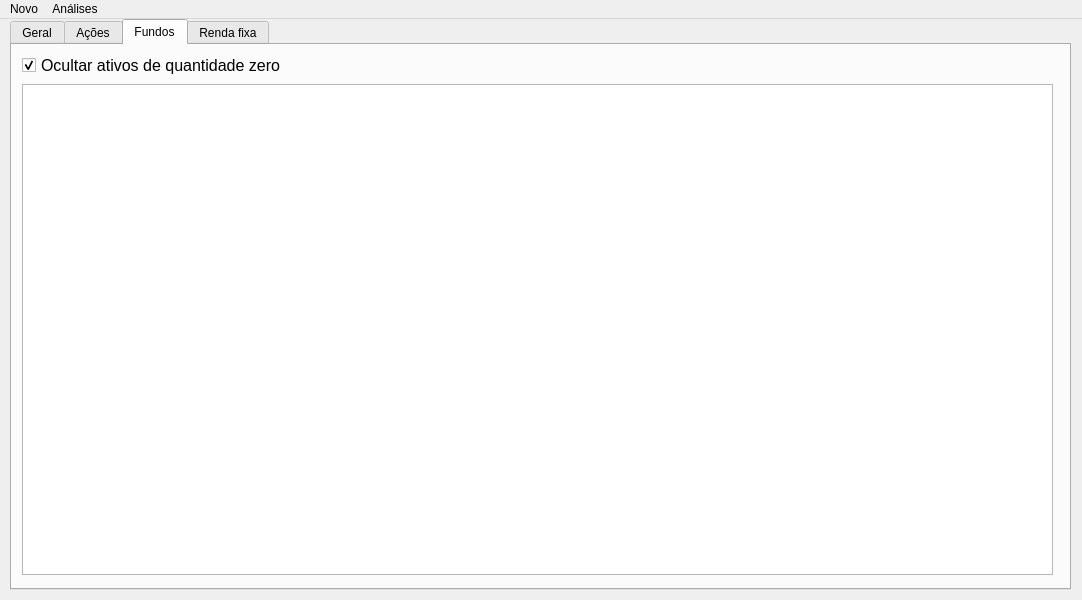
<?xml version="1.0" encoding="UTF-8"?>
<ui version="4.0">
 <class>MainWindow</class>
 <widget class="QMainWindow" name="MainWindow">
  <property name="geometry">
   <rect>
    <x>0</x>
    <y>0</y>
    <width>1082</width>
    <height>600</height>
   </rect>
  </property>
  <property name="windowTitle">
   <string>Análise de investimentos</string>
  </property>
  <widget class="QWidget" name="centralwidget">
   <widget class="QTabWidget" name="tabWidget">
    <property name="geometry">
     <rect>
      <x>10</x>
      <y>0</y>
      <width>1061</width>
      <height>571</height>
     </rect>
    </property>
    <property name="currentIndex">
     <number>2</number>
    </property>
    <widget class="QWidget" name="tab_general">
     <attribute name="title">
      <string>Geral</string>
     </attribute>
    </widget>
    <widget class="QWidget" name="tab_stocks">
     <attribute name="title">
      <string>Ações</string>
     </attribute>
     <widget class="QTableWidget" name="tableWidget_stocks">
      <property name="geometry">
       <rect>
        <x>10</x>
        <y>39</y>
        <width>1031</width>
        <height>491</height>
       </rect>
      </property>
     </widget>
     <widget class="QCheckBox" name="checkBox_hideAssets">
      <property name="geometry">
       <rect>
        <x>10</x>
        <y>10</y>
        <width>341</width>
        <height>21</height>
       </rect>
      </property>
      <property name="font">
       <font>
        <pointsize>12</pointsize>
       </font>
      </property>
      <property name="text">
       <string>Ocultar ativos de quantidade zero</string>
      </property>
      <property name="checked">
       <bool>true</bool>
      </property>
     </widget>
    </widget>
    <widget class="QWidget" name="tab_funds">
     <attribute name="title">
      <string>Fundos</string>
     </attribute>
     <widget class="QTableWidget" name="tableWidget_funds">
      <property name="geometry">
       <rect>
        <x>10</x>
        <y>39</y>
        <width>1031</width>
        <height>491</height>
       </rect>
      </property>
     </widget>
     <widget class="QCheckBox" name="checkBox_hideFounds">
      <property name="geometry">
       <rect>
        <x>10</x>
        <y>10</y>
        <width>341</width>
        <height>21</height>
       </rect>
      </property>
      <property name="font">
       <font>
        <pointsize>12</pointsize>
       </font>
      </property>
      <property name="text">
       <string>Ocultar ativos de quantidade zero</string>
      </property>
      <property name="checked">
       <bool>true</bool>
      </property>
     </widget>
    </widget>
    <widget class="QWidget" name="tab_fixedIncome">
     <attribute name="title">
      <string>Renda fixa</string>
     </attribute>
     <widget class="QTableWidget" name="tableWidget_fixedIncome">
      <property name="geometry">
       <rect>
        <x>10</x>
        <y>10</y>
        <width>1031</width>
        <height>521</height>
       </rect>
      </property>
     </widget>
    </widget>
   </widget>
  </widget>
  <widget class="QMenuBar" name="menubar">
   <property name="geometry">
    <rect>
     <x>0</x>
     <y>0</y>
     <width>1082</width>
     <height>21</height>
    </rect>
   </property>
   <widget class="QMenu" name="menuNew">
    <property name="title">
     <string>Novo</string>
    </property>
    <addaction name="actionTransaction"/>
    <addaction name="actionYield"/>
    <addaction name="actionReorganization"/>
    <addaction name="separator"/>
    <addaction name="actionFixedIncome"/>
   </widget>
   <widget class="QMenu" name="menuAnalysis">
    <property name="title">
     <string>Análises</string>
    </property>
    <addaction name="actionSales"/>
    <addaction name="actionRenda_fixa_encerradas"/>
    <addaction name="separator"/>
   </widget>
   <addaction name="menuNew"/>
   <addaction name="menuAnalysis"/>
  </widget>
  <action name="actionTransaction">
   <property name="text">
    <string>Transação</string>
   </property>
  </action>
  <action name="actionYield">
   <property name="text">
    <string>Rendimento</string>
   </property>
  </action>
  <action name="actionReorganization">
   <property name="text">
    <string>Reorganização</string>
   </property>
  </action>
  <action name="actionSales">
   <property name="text">
    <string>Papéis vendidos</string>
   </property>
  </action>
  <action name="actionFixedIncome">
   <property name="text">
    <string>Renda Fixa</string>
   </property>
  </action>
  <action name="actionRenda_fixa_encerradas">
   <property name="text">
    <string>Renda fixa encerradas</string>
   </property>
  </action>
 </widget>
 <resources/>
 <connections/>
</ui>
